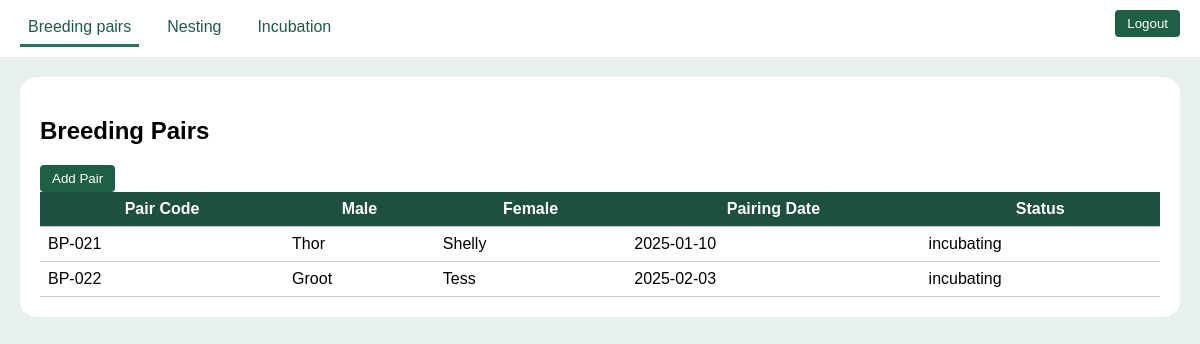
Screenshot of /backEnd/pages/breeding.php (signed in) with the database file from the repository.
### tables this page shows
CREATE TABLE `breeding_pairs` (
  `pair_id` int(11) NOT NULL,
  `pair_code` varchar(20) DEFAULT NULL,
  `male_tortoise_id` int(11) NOT NULL,
  `female_tortoise_id` int(11) NOT NULL,
  `pairing_date` date NOT NULL,
  `status` enum('paired','courting','incubating','hatched','separated') DEFAULT 'paired',
  `notes` text DEFAULT NULL
);

CREATE TABLE `tortoises` (
  `tortoise_id` int(11) NOT NULL,
  `microchip_id` varchar(50) DEFAULT NULL,
  `name` varchar(100) DEFAULT NULL,
  `species_id` int(11) NOT NULL,
  `sex` enum('Male','Female','Unknown') DEFAULT 'Unknown',
  `date_of_birth` date DEFAULT NULL,
  `estimated_age_years` int(11) DEFAULT NULL,
  `weight_grams` decimal(8,2) DEFAULT NULL,
  `health_status` enum('Healthy','Under observation','Recovering','Critical','Minor injury') DEFAULT 'Healthy',
  `enclosure_id` int(11) DEFAULT NULL,
  `acquisition_date` date DEFAULT NULL,
  `acquisition_source` enum('Wild','Rescue','Donation','Bred in captivity') DEFAULT 'Bred in captivity',
  `notes` text DEFAULT NULL,
  `created_at` timestamp NOT NULL DEFAULT current_timestamp(),
  `updated_at` timestamp NOT NULL DEFAULT current_timestamp() ON UPDATE current_timestamp()
);

### backEnd/pages/breeding.php (the view, shortened to what this page needs)
<?php
require_once '../config/db.php';
$pairs = $conn->query("SELECT bp.pair_id, bp.pair_code, m.name as male, f.name as female, bp.pairing_date, bp.status FROM breeding_pairs bp JOIN tortoises m ON bp.male_tortoise_id = m.tortoise_id JOIN tortoises f ON bp.female_tortoise_id = f.tortoise_id");
?>
<!DOCTYPE html>
<html>
<head>
    <link rel="stylesheet" href="https://cdnjs.cloudflare.com/ajax/libs/font-awesome/6.0.0-beta3/css/all.min.css">
</head>
<body>
<div class="navbar">
    <div class="nav-links">
        <span class="nav-item active" data-table="pairs">Breeding pairs</span>
        <span class="nav-item" data-table="nesting">Nesting</span>
        <span class="nav-item" data-table="incubation">Incubation</span>
    </div>
    <div><button class="btn" onclick="window.location.href='../logout.php'">Logout</button></div>
</div>
<div id="pairs" class="table-wrapper active-table">
    <h2>Breeding Pairs</h2>
    <button class="btn" onclick="window.location.href='add_breeding_pair.html'">Add Pair</button>
    <table><thead><tr><th>Pair Code</th><th>Male</th><th>Female</th><th>Pairing Date</th><th>Status</th></tr></thead><tbody>
    <?php while($row = $pairs->fetch_assoc()): ?>
        <tr><td><?php echo $row['pair_code']; ?></td><td><?php echo $row['male']; ?></td><td><?php echo $row['female']; ?></td><td><?php echo $row['pairing_date']; ?></td><td><?php echo $row['status']; ?></td></tr>
    <?php endwhile; ?>
    </tbody></table>
</div>
</body>
</html>

### backEnd/pages/breeding.php (style rules this page uses)
body { background:#e7f0ea;margin:0;font-family:Arial; }
.navbar { background:white;padding:10px 20px;display:flex;justify-content:space-between; }
.nav-links { display:flex;gap:20px; }
.nav-item { cursor:pointer;padding:8px;color:#1f5b43; }
.nav-item.active { border-bottom:3px solid #2a7254; }
.table-wrapper { display:none;background:white;padding:20px;margin:20px;border-radius:16px; }
.table-wrapper.active-table { display:block; }
table { width:100%;border-collapse:collapse; }
th,td { padding:8px;border-bottom:1px solid #ccc; }
th { background:#1f4f3d;color:white; }
.btn { padding:6px 12px;background:#1e5f45;color:white;border:none;border-radius:4px;cursor:pointer; }

### rows the page displays
breeding_pairs: pair_code "BP-021", male_tortoise.name "Thor", female_tortoise.name "Shelly", pairing_date "2025-01-10", status "incubating"
breeding_pairs: pair_code "BP-022", male_tortoise.name "Groot", female_tortoise.name "Tess", pairing_date "2025-02-03", status "incubating"
